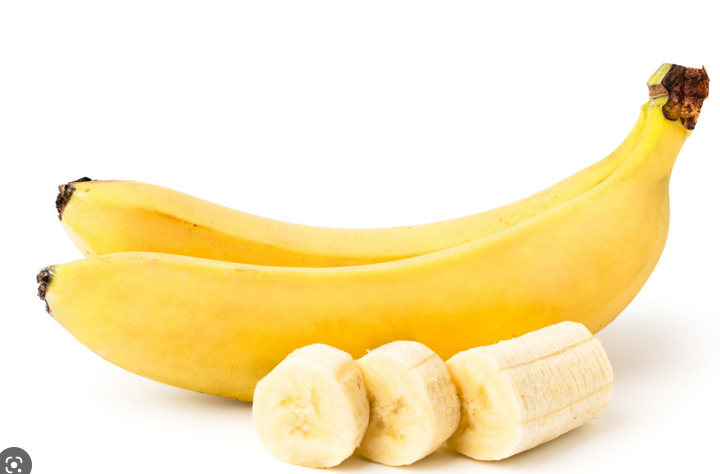
#> input picture Capture d’écran du 2023-01-29 14-34-31.png, 720 x 474 px
$ python -i Dataset_normalisation.py   (imports and definitions only)
#> lines starting #> are read from the running program, lines starting #| are printed output that depends on the picture
'''
A partir d'un dataset initiale normalize le dataset
 en en creant un nouveau avec :

    - taille normalisee
    - couleur normalisee

'''

import os, shutil
import pandas as pd
from function_dataset import display_image
import function_dataset
from fonctions_utiles import combinaison
from skimage import io, color, exposure, transform
import numpy as np

# [112 lines left out: function create_uniformized_dataset, not called in this run]


def image_augmentation(image, width=25, height=25, mode='RGB'):
    '''
    image : natrice
    modifie la taille selon valeur width et height
    Les images d'entrees sont soit NB soit RGB soit RGBA.
    Si RGBA, l'image est redimensionne en 3 dim comme RGB

    args:
        images :         liste d'images
        width,height :   nouvelle taille des images
        mode :           RGB | RGB-HE | L | L-LHE | L-CLAHE
    return:
        numpy array des images modifiees
    '''
    # mode = {'RGB': 3, 'RGB-HE': 3, 'L': 1, 'L-HE': 1, 'L-CLAHE': 1}

    if image.shape[2] == 4:  # Si RGBA, conversion en RGB
        image = color.rgba2rgb(image)

    image = transform.resize(image, (width, height))  # Modification de la taille

    if mode == 'RGB-HE':  # RGB + histogram Egalisation
        hsv = color.rgb2hsv(image.reshape(width, height, 3))
        hsv[:, :, 2] = exposure.equalize_hist(hsv[:, :, 2])
        image = color.hsv2rgb(hsv)

    if mode == 'L':  # Niveau de gris
        image = color.rgb2gray(image)

    if mode == 'L-HE':  # Niveau de gris + histogram Egalisation => davantage de contraste
        image = color.rgb2gray(image)
        image = exposure.equalize_hist(image)

    if mode == 'L-CLAHE':  # Niveau de gris (CLAHE)
        image = color.rgb2gray(image)
        image = exposure.equalize_adapthist(image)

    return image


# [8 lines not run here, left out]

>>> import cv2
>>> picture = cv2.cvtColor(cv2.imread('Capture d’écran du 2023-01-29 14-34-31.png'), cv2.COLOR_BGR2RGB)
>>> result = image_augmentation(picture)
#> in image_augmentation, `image = transform.resize(image, (width, height))`:
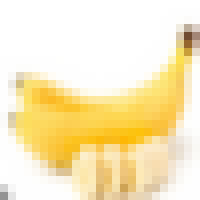
#> image: shape (25, 25, 3) float64 (shown 8 times larger); mean of channels 0, 1, 2 0.981, 0.921, 0.754; drawn as R, G, B
